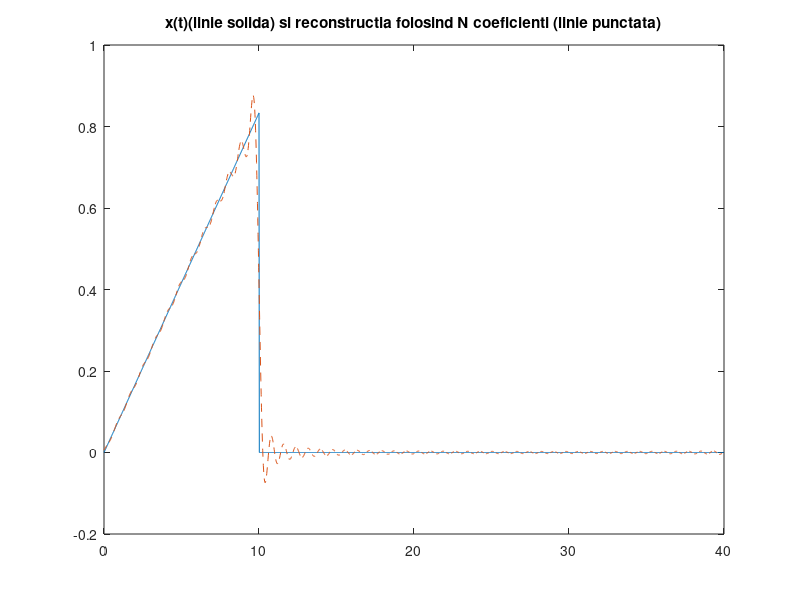
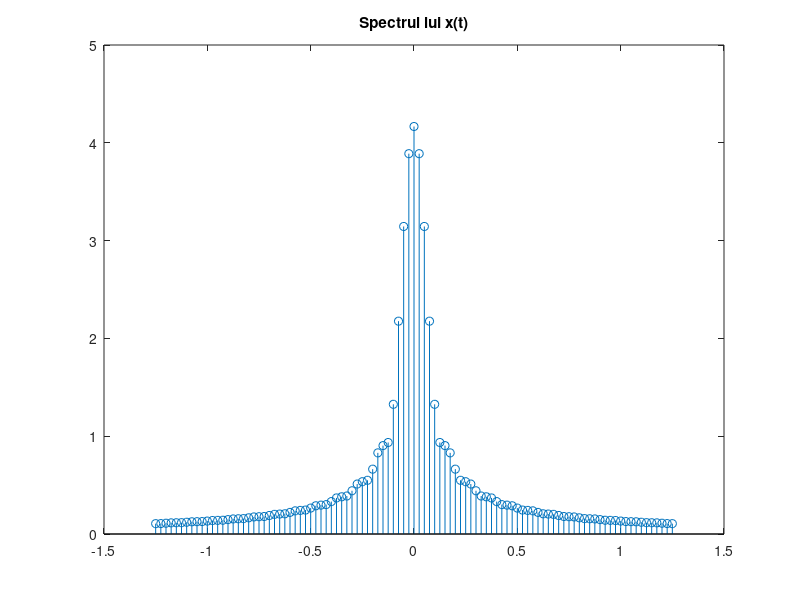

Write the MATLAB code that produced these figures, in order.
%Numar de ordine: 10
%Semnal triunghiular
%Perioada P = 40 s
%Durata semnalelor D = 10
%Rezolutie temporara adecvata
%Numar de coeficienti = 50

P = 40; 
D = 10; 
N = 50;
w0 = 2*pi/P; %pulsatia unghiulara a semnalului
t_tr = 0:0.02:D; %esantionarea semnalului original
x_tr = sawtooth((pi/12)*t_tr,0.5)/2+0.5; %semnalul triunghiular original
t = 0:0.02:P; %esantionarea semnalului modificat
x = zeros(1,length(t)); %initializare a semnalului modificat cu valori nule
x(t<=D) = x_tr; %modificam valorile nule cu valori din semnalul original
                %unde avem valori din t <= durata semnalului 
figure(1);
plot(t,x),title('x(t)(linie solida) si reconstructia folosind N coeficienti (linie punctata)'); %afisare x(t)
hold on;


for k = -N:N %k este variabila dupa care se realizeaza suma
    x_t = x_tr; %x_t e semnalul realizat dupa formula SF data
    x_t = x_t .* exp(-1i*k*w0*t_tr); %inmultire intre doua matrice element cu element
    X(k+N+1) = 0; %initializare cu valoare nula
    for i = 1:length(t_tr)-1
        X(k+N+1) = X(k+N+1) + (t_tr(i+1)-t_tr(i)) * (x_t(i)+x_t(i+1))/2; %reconstructia folosind coeficientii
    end
end

for i = 1:length(t) %i este variabila dupa care se realizeaza suma
    x_finit(i) = 0; %initializare cu valoare nula
    for k=-N:N
        x_finit(i) = x_finit(i) + (1/P) * X(k+51) * exp(1i*k*w0*t(i));  %reconstructia folosind coeficientii
    end
end
plot(t,x_finit,'--'); %afisare reconstructie semnal folosind cei N coeficienti

figure(2);
w=-50*w0:w0:50*w0; %w este vectorul ce ne va permite afisarea spectrului functiei
stem(w/(2*pi),abs(X)),title('Spectrul lui x(t)'); %afisarea spectrului

%Conform cursului de SS, teoria seriilor Fourier (trigonometrica, armonica si complexa) ne spune
%ca orice semnal periodic poate fi aproximat printr-o suma infinita de sinusuri
%si cosinusuri de diferite frecvente, fiecare ponderat cu un anumit coeficient. 
%Acesti coeficienti reprezinta practic spectrul (amplitudinea pentru anumite frecvente).
%Semnalul reconstruit foloseste un numar finit de termeni(N=50 in tema) si se apropie ca
%forma de semnalul original, insa prezinta o marja de eroare. Cu cat marim
%numarul de coeficienti ai SF, aceasta marja de eroare va fi din ce in ce mai
%mica. In plus se observa faptul ca semnalul poate fi aproximat printr-o
%suma de sinusoide, variatiile semnalului prezentand un caracter sinusoidal.
